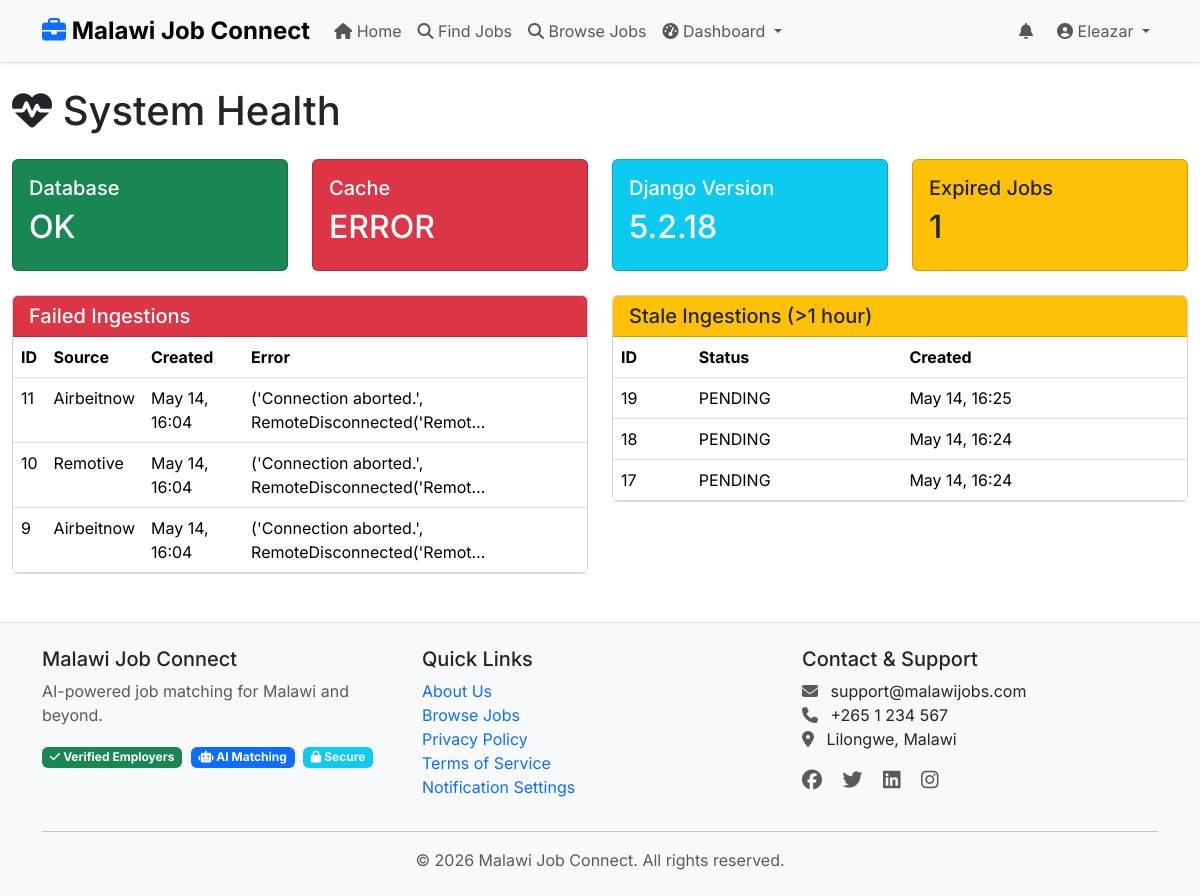
The page /dashboard/system-health/ (signed in) on the database as committed earlier.
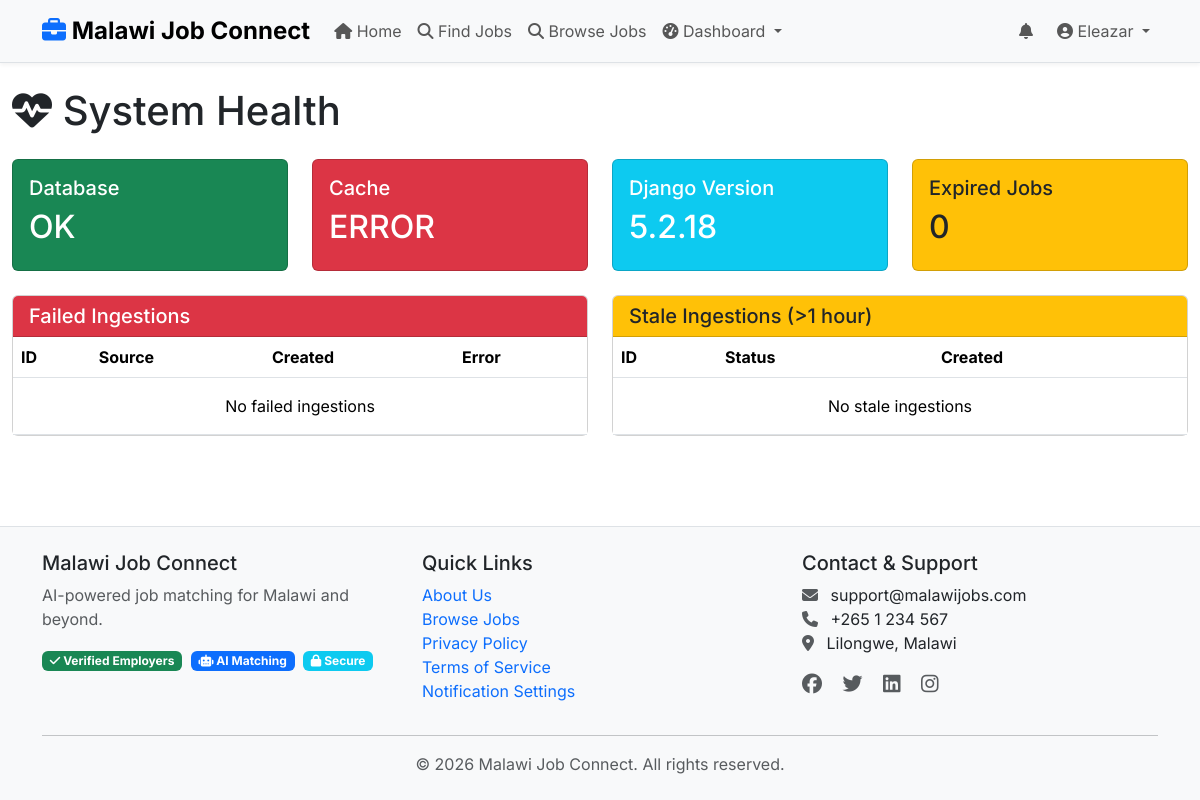
The same page on the database as committed later.
### apps/ingestion/models.py (models this page shows, shortened)
class IngestionJob(models.Model):
    class Status(models.TextChoices):
        PENDING = 'PENDING', 'Pending'
        PROCESSING = 'PROCESSING', 'Processing'
        COMPLETED = 'COMPLETED', 'Completed'
        FAILED = 'FAILED', 'Failed'
        PARTIAL = 'PARTIAL', 'Partially Completed'
    data_source = models.ForeignKey(
        DataSource,
        on_delete=models.CASCADE,
        related_name='ingestion_jobs',
        null=True,
        blank=True
    )
    uploaded_file = models.FileField(
        upload_to='ingestion/csv/%Y/%m/',
        null=True,
        blank=True
    )
    status = models.CharField(
        max_length=20,
        choices=Status.choices,
        default=Status.PENDING
    )
    started_at = models.DateTimeField(null=True, blank=True)
    completed_at = models.DateTimeField(null=True, blank=True)
    total_records = models.IntegerField(default=0)
    processed_records = models.IntegerField(default=0)
    created_records = models.IntegerField(default=0)
    updated_records = models.IntegerField(default=0)
    failed_records = models.IntegerField(default=0)
    error_log = models.TextField(blank=True)
    created_by = models.ForeignKey(
        settings.AUTH_USER_MODEL,
        on_delete=models.SET_NULL,
        null=True,
        related_name='ingestion_jobs'
    )
    created_at = models.DateTimeField(auto_now_add=True)
    class Meta:
        db_table = 'ingestion_jobs'
        ordering = ['-created_at']

class DataSource(models.Model):
    class SourceType(models.TextChoices):
        CSV_URL = 'CSV_URL', 'CSV File URL'
        API_JSON = 'API_JSON', 'JSON API Endpoint'
        API_XML = 'API_XML', 'XML API Endpoint'
        GOOGLE_SHEETS = 'GOOGLE_SHEETS', 'Google Sheets'
    name = models.CharField(max_length=200)
    source_type = models.CharField(max_length=20, choices=SourceType.choices)
    url = models.URLField(help_text="API endpoint or CSV file URL")
    api_key = models.CharField(max_length=500, blank=True)
    api_secret = models.CharField(max_length=500, blank=True)
    auth_type = models.CharField(
        max_length=20,
        choices=[('NONE', 'None'), ('BEARER', 'Bearer Token'), ('BASIC', 'Basic Auth')],
        default='NONE'
    )
    is_active = models.BooleanField(default=True)
    sync_frequency = models.CharField(
        max_length=20,
        choices=[
            ('HOURLY', 'Every Hour'),
            ('DAILY', 'Daily'),
            ('WEEKLY', 'Weekly'),
            ('MANUAL', 'Manual Only'),
        ],
        default='DAILY'
    )
    last_sync = models.DateTimeField(null=True, blank=True)
    last_sync_status = models.CharField(
        max_length=20,
        choices=[
            ('SUCCESS', 'Success'),
            ('FAILED', 'Failed'),
            ('RUNNING', 'Running'),
        ],
        null=True,
        blank=True
    )
    default_trust_score = models.IntegerField(default=90)
    auto_approve = models.BooleanField(default=True)
    field_mapping = models.JSONField(
        default=dict,
        help_text="Map source fields to JobVacancy fields"
    )
    created_at = models.DateTimeField(auto_now_add=True)
    updated_at = models.DateTimeField(auto_now=True)
    created_by = models.ForeignKey(
        settings.AUTH_USER_MODEL,
        on_delete=models.SET_NULL,
        null=True,
        related_name='data_sources'
    )
    class Meta:
        db_table = 'data_sources'
        verbose_name = 'Data Source'
        verbose_name_plural = 'Data Sources'
        ordering = ['name']

### apps/dashboard/views.py (the view)
# urls.py: path('system-health/', views.system_health, name='system_health'),
@staff_member_required(login_url='accounts:login')
def system_health(request):
    from django.db import connection
    from django.core.cache import cache
    from apps.ingestion.models import IngestionJob
    db_status = 'OK' if connection.connection else 'ERROR'
    try:
        cache.set('health_check', 'ok', 10)
        cache_status = 'OK' if cache.get('health_check') == 'ok' else 'ERROR'
    except:
        cache_status = 'ERROR'
    failed_ingestions = IngestionJob.objects.filter(
        status='FAILED'
    ).order_by('-created_at')[:10]
    stale_threshold = timezone.now() - timedelta(hours=1)
    stale_ingestions = IngestionJob.objects.filter(
        status__in=['PENDING', 'PROCESSING'],
        created_at__lt=stale_threshold
    )
    expired_jobs = JobVacancy.objects.filter(
        expiry_date__lt=timezone.now().date(),
        is_approved=True
    ).count()
    context = {
        'db_status': db_status,
        'cache_status': cache_status,
        'failed_ingestions': failed_ingestions,
        'stale_ingestions': stale_ingestions,
        'stale_count': stale_ingestions.count(),
        'expired_jobs': expired_jobs,
        'django_version': __import__('django').get_version(),
    }
    return render(request, 'dashboard/system_health.html', context)

### templates/dashboard/system_health.html (shortened to what this page needs)
{% extends 'base/base.html' %}
{% block content %}
<div class="container-fluid mt-4">
    <h1 class="mb-4"><i class="fas fa-heartbeat"></i> System Health</h1>
    <div class="row mb-4">
        <div class="col-md-3">
            <div class="card {% if db_status == 'OK' %}bg-success{% else %}bg-danger{% endif %} text-white">
                <div class="card-body">
                    <h5>Database</h5>
                    <h2>{{ db_status }}</h2>
                </div>
            </div>
        </div>
        <div class="col-md-3">
            <div class="card {% if cache_status == 'OK' %}bg-success{% else %}bg-danger{% endif %} text-white">
                <div class="card-body">
                    <h5>Cache</h5>
                    <h2>{{ cache_status }}</h2>
                </div>
            </div>
        </div>
        <div class="col-md-3">
            <div class="card bg-info text-white">
                <div class="card-body">
                    <h5>Django Version</h5>
                    <h2>{{ django_version }}</h2>
                </div>
            </div>
        </div>
        <div class="col-md-3">
            <div class="card bg-warning text-dark">
                <div class="card-body">
                    <h5>Expired Jobs</h5>
                    <h2>{{ expired_jobs }}</h2>
                </div>
            </div>
        </div>
    </div>
    <div class="row">
        <div class="col-md-6">
            <div class="card">
                <div class="card-header bg-danger text-white">
                    <h5 class="mb-0">Failed Ingestions</h5>
                </div>
                <div class="card-body p-0">
                    <table class="table mb-0">
                        <thead>
                            <tr>
                                <th>ID</th>
                                <th>Source</th>
                                <th>Created</th>
                                <th>Error</th>
                            </tr>
                        </thead>
                        <tbody>
                            {% for job in failed_ingestions %}
                            <tr>
                                <td>{{ job.id }}</td>
                                <td>{{ job.data_source.name|default:"Manual" }}</td>
                                <td>{{ job.created_at|date:"M d, H:i" }}</td>
                                <td>{{ job.error_log|truncatechars:50 }}</td>
                            </tr>
                            {% empty %}
                            <tr><td colspan="4" class="text-center py-3">No failed ingestions</td></tr>
                            {% endfor %}
                        </tbody>
                    </table>
                </div>
            </div>
        </div>
        <div class="col-md-6">
            <div class="card">
                <div class="card-header bg-warning text-dark">
                    <h5 class="mb-0">Stale Ingestions (>1 hour)</h5>
                </div>
                <div class="card-body p-0">
                    <table class="table mb-0">
                        <thead>
                            <tr>
                                <th>ID</th>
                                <th>Status</th>
                                <th>Created</th>
                            </tr>
                        </thead>
                        <tbody>
                            {% for job in stale_ingestions %}
                            <tr>
                                <td>{{ job.id }}</td>
                                <td>{{ job.status }}</td>
                                <td>{{ job.created_at|date:"M d, H:i" }}</td>
                            </tr>
                            {% empty %}
                            <tr><td colspan="3" class="text-center py-3">No stale ingestions</td></tr>
                            {% endfor %}
                        </tbody>
                    </table>
                </div>
            </div>
        </div>
    </div>
</div>
{% endblock %}

Rows that differ between the two databases and show on the page:
removed IngestionJob: id "11", data_source.name "Airbeitnow", created_at "May 14, 16:04", error_log "('Connection aborted.', RemoteDisconnected('Remot…", shown under "Failed Ingestions"
removed IngestionJob: id "10", data_source.name "Remotive", created_at "May 14, 16:04", error_log "('Connection aborted.', RemoteDisconnected('Remot…", shown under "Failed Ingestions"
removed IngestionJob: id "9", data_source.name "Airbeitnow", created_at "May 14, 16:04", error_log "('Connection aborted.', RemoteDisconnected('Remot…", shown under "Failed Ingestions"
removed IngestionJob: id "19", status "PENDING", created_at "May 14, 16:25", shown under "Stale Ingestions (>1 hour)"
removed IngestionJob: id "18", status "PENDING", created_at "May 14, 16:24", shown under "Stale Ingestions (>1 hour)"
removed IngestionJob: id "17", status "PENDING", created_at "May 14, 16:24", shown under "Stale Ingestions (>1 hour)"
Other text that changed with them:
{{ expired_jobs }}: "1" → "0"
text now shown: "No failed ingestions No stale ingestions"
